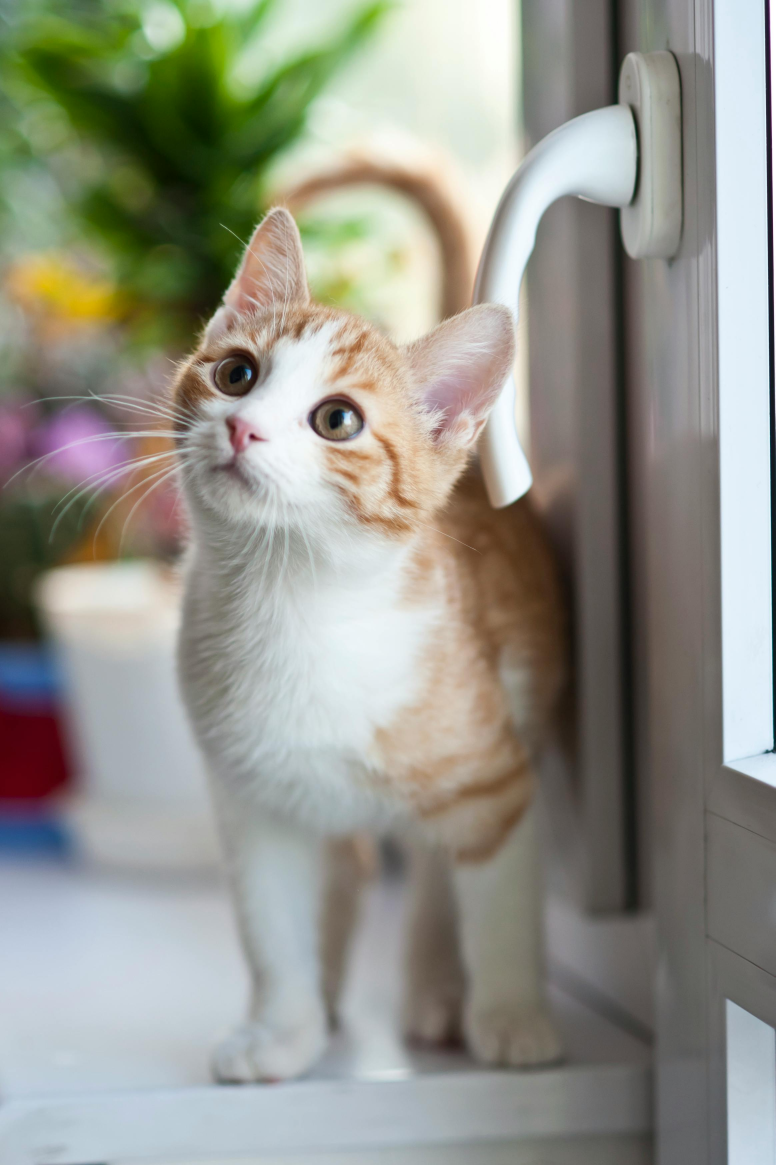
#> input picture cat.jpg, 2326 x 3495 px (shown at 1/3 size)
$ python q4.py
#> lines starting #> are read from the running program, lines starting #| are printed output that depends on the picture
### q1.py
import numpy as np
import cv2

def convolve2D(image, kernel):
    """
    Perform a 2D convolution operation on an input image using the given filter (kernel).
    :param image: 2D NumPy array representing the input image
    :param kernel: 2D NumPy array representing the filter/kernel
    :return: 2D NumPy array representing the convolved image
    """
    image_height, image_width = image.shape
    kernel_height, kernel_width = kernel.shape

    # Flip the kernel (required for convolution, but not for cross-correlation)
    kernel = np.flipud(np.fliplr(kernel))

    # Determine the padding size
    pad_height = kernel_height // 2
    pad_width = kernel_width // 2

    # Pad the image with zeros
    padded_image = np.pad(image, ((pad_height, pad_height), (pad_width, pad_width)), mode='constant', constant_values=0)

    # Create an output array
    output = np.zeros((image_height, image_width))

    # Perform convolution
    for i in range(image_height):
        for j in range(image_width):
            output[i, j] = np.sum(
                padded_image[i:i + kernel_height, j:j + kernel_width] * kernel
            )

    return output

# Load a real image
# [21 lines left out: function main, not called in this run]

# [2 lines that do not run on import are left out]

### q3.py
import numpy as np
import cv2
import math

def gaussian_kernel(sigma):
    # Choose a kernel size (odd number) based on sigma
    # e.g., 6*sigma rounded up to an odd integer
    kernel_size = int(6 * sigma + 1)
    if kernel_size % 2 == 0:
        kernel_size += 1

    # Coordinate grids, centered at zero
    ax = np.linspace(-(kernel_size // 2), kernel_size // 2, kernel_size)
    xx, yy = np.meshgrid(ax, ax)

    # Gaussian formula in float
    kernel = np.exp(-(xx**2 + yy**2) / (2 * sigma**2))
    # Normalize so that sum of all values = 1
    kernel /= kernel.sum()

    return kernel  # floating-point kernel


# [39 lines left out: functions gaussian_kernel_viz, visualize_gaussian, main, not called in this run]

# [2 lines that do not run on import are left out]

### q4.py
import numpy as np
import cv2
import math
from q1 import convolve2D
from q3 import gaussian_kernel

def apply_gaussian_convolution(image_path, sigma):
    """
    Load an image, apply Gaussian filter convolution, and display results.
    :param image_path: Path to input image
    :param sigma: Standard deviation of the Gaussian function
    """
    image = cv2.imread(image_path, cv2.IMREAD_GRAYSCALE)
    image = cv2.resize(image, (512, 512))
    kernel = gaussian_kernel(sigma)
    print("kernal loaded", kernel.shape)

    convolved_float = convolve2D(image.astype(np.float32), kernel)
    convolved_float = np.clip(convolved_float, 0, 255)
    convolved_image = convolved_float.astype(np.uint8)
    cv2.imshow("Convolved", convolved_image)
    cv2.imshow(f'Original Image', image)
    cv2.imshow(f'Gaussian Convolved Image (σ={sigma})', convolved_image)
    cv2.waitKey(0)
    cv2.destroyAllWindows()
def main():
    image_path = 'cat.jpg'  # Replace with your actual image path
    sigma = 1.5  # Small sigma to prevent overflow errors
    apply_gaussian_convolution(image_path, sigma)
#> in apply_gaussian_convolution, `image = cv2.imread(image_path, cv2.IMREAD_GRAYSCALE)`:
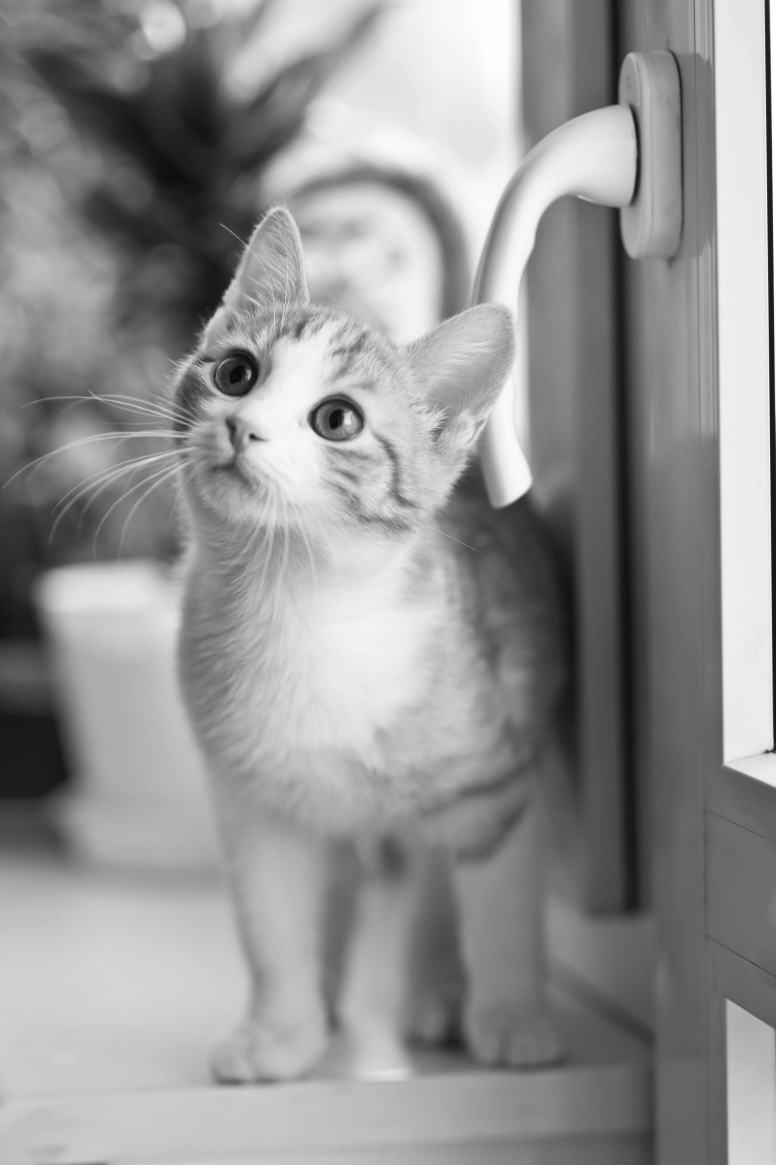
#> image: shape (3495, 2326) (shown at 1/3 size); min 3, max 255, mean 147.3
#> in apply_gaussian_convolution, `image = cv2.resize(image, (512, 512))`:
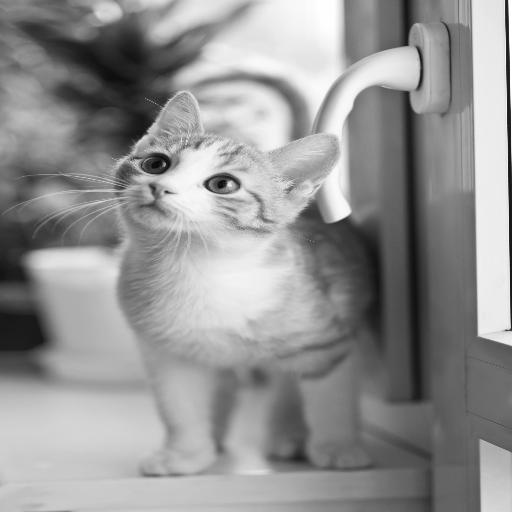
#> image: shape (512, 512); min 7, max 255, mean 147.2
#> in convolve2D, `padded_image = np.pad(image, ((pad_height, pad_height), (pad_width, pa..`:
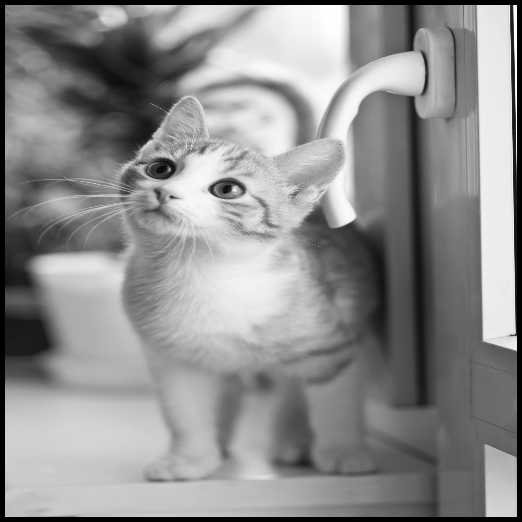
#> padded_image: shape (522, 522) float32; min 0, max 255, mean 141.6
#> after the loop in convolve2D, `for i in range(image_height):`:
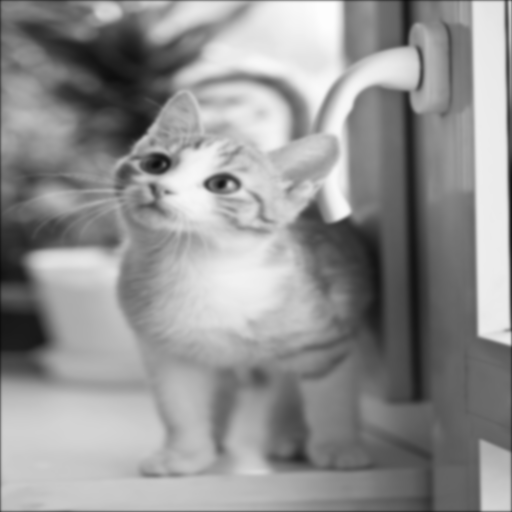
#> output: shape (512, 512) float64; min 13.07, max 254, mean 146.5
if __name__ == "__main__":
    main()

$ run again, with house.jpg copied over cat.jpg
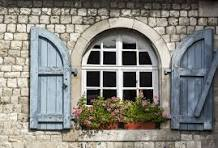
#> input picture house.jpg, 218 x 148 px
#> in convolve2D, `padded_image = np.pad(image, ((pad_height, pad_height), (pad_width, pa..`:
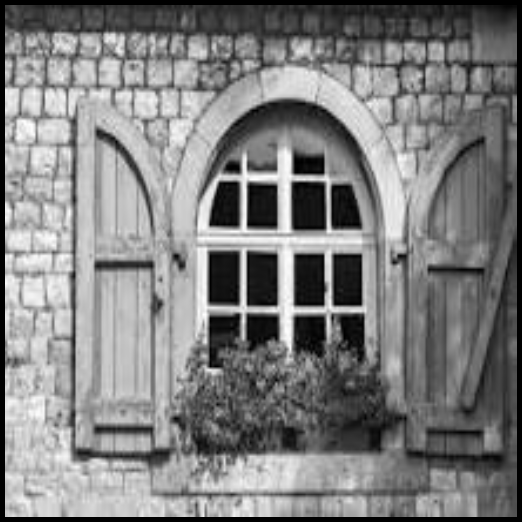
#> padded_image: shape (522, 522) float32; min 0, max 254, mean 127.1
#> after the loop in convolve2D, `for i in range(image_height):`:
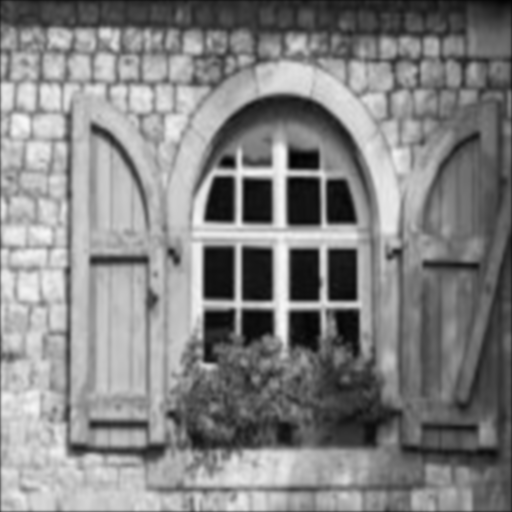
#> output: shape (512, 512) float64; min 2.41, max 248.7, mean 131.6
